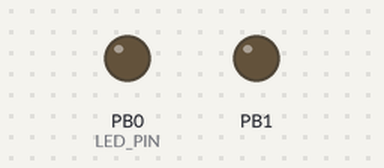
The sketch below on a simulated ATtiny85, built with avr-gcc and run on an emulated ATtiny85. Shown: output pins drawn as LEDs (lit = HIGH). Dashed ring = blinking.

Above: at 0.15 s.
At 6.06 s:
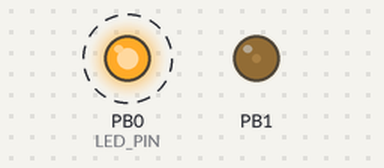
Timing chart, 0 to 6.0 s (numbered marks = the images above):
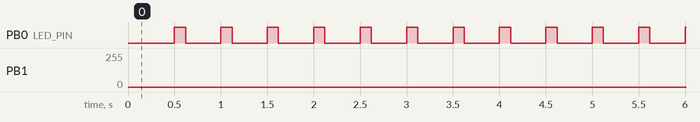

The sketch:

SpeakerTest.ino
```cpp
/*
 * Snap - Speaker (audio path) bring-up test
 * -----------------------------------------
 * The simplest possible program that proves the audio output chain works:
 * it plays a single square-wave "voice" that alternates between two clear
 * notes (A4 = 440 Hz and A5 = 880 Hz) once every TOGGLE_MS, and flashes a
 * plain LED on LED_PIN for a short pulse each time the tone changes.
 *
 * If you hear the two notes alternating and see the LED blink in time with
 * the changes, then the Timer1 + 64 MHz PLL PWM carrier, the PB1 pin, and the
 * transistor/speaker driver are all wired correctly and the 8 MHz clock/timer
 * maths of the real music engine are sound.
 *
 * This is deliberately a stripped-down build of the Phase 1 engine
 * (Phase1_MusicBox.ino): same timers, same Scale[] table, same DDS square
 * wave, but one voice at a constant amplitude and no touch / songs / EEPROM.
 *
 * PIN MAP
 *   1  PB5  RESET (ISP)
 *   2  PB3  free
 *   3  PB4  free
 *   4  GND
 *   5  PB0  LED  (plain LED + ~330R to GND, active HIGH)
 *   6  PB1  Audio PWM out (OC1A, Timer1 + 64 MHz PLL) -> speaker driver
 *   7  PB2  free
 *   8  VCC
 *
 * BUILD (arduino-cli, damellis "attiny" core)
 *   arduino-cli compile --fqbn attiny:avr:ATtinyX5:cpu=attiny85,clock=internal8 SpeakerTest
 *   arduino-cli upload  --fqbn attiny:avr:ATtinyX5:cpu=attiny85,clock=internal8 -p <PORT> SpeakerTest
 *
 * IMPORTANT: 8 MHz only. Timer0 is repurposed as the 20 kHz sample tick, which
 * fixes the 440/880 Hz tuning and removes the Arduino millis()/delay() time
 * base - the sketch counts milliseconds itself (see snapMillis()).
 */

/* ------------------------------------------------------------------ */
/*  Configuration                                                      */
/* ------------------------------------------------------------------ */

#if F_CPU != 8000000
#error "SpeakerTest targets 8 MHz (clock=internal8): the 20 kHz sample rate depends on it."
#endif

#define LED_PIN        0        // PB0 - plain LED (active HIGH)
#define TOGGLE_MS      500      // switch between the two notes every 500 ms
#define LED_FLASH_MS   120      // LED on-time after each tone change

#define DECAY          9        // matches the music engine's envelope shift
#define TONE_LEVEL    100       // square-wave amplitude, 1..127 (loudness)

/* ------------------------------------------------------------------ */
/*  Audio engine (single voice, from David Johnson-Davies - CC BY 4.0) */
/* ------------------------------------------------------------------ */

// 32 chromatic notes, G#3 .. D#6.  Sample rate is 20 kHz, so the audible
// frequency of Scale[n] is Scale[n] * 20000 / 65536 Hz.
const int Scale[] = {
    680,  721,  764,  809,  857,  908,  962, 1020, 1080, 1144, 1212, 1284,
   1361, 1442, 1528, 1618, 1715, 1817, 1925, 2039, 2160, 2289, 2425, 2569,
   2722, 2884, 3055, 3237, 3429, 3633, 3849, 4078 };

#define TONE_LOW   Scale[13]    // 1442 -> ~440 Hz (A4)
#define TONE_HIGH  Scale[25]    // 2884 -> ~880 Hz (A5)

volatile unsigned int Acc  = 0;          // phase accumulator
volatile unsigned int Freq = TONE_LOW;   // current note increment

// Millisecond time base built from the 20 kHz sample interrupt.
volatile uint32_t g_ms    = 0;
static volatile uint8_t msDiv = 0;

// 20 kHz sample interrupt: one square-wave voice -> PWM duty register.
ISR(TIMER0_COMPA_vect) {
    Acc += Freq;
    signed char temp = Acc >> 8;             // high byte of the accumulator
    signed char mask = temp >> 7;            // 0 or -1 -> square-wave sign
    signed char env  = TONE_LEVEL;           // constant amplitude (no decay)
    signed char note = (env ^ mask) + (mask & 1);
    OCR1A = note + 128;                      // 128 = silence / mid-rail

    if (++msDiv >= 20) {                     // 20000 / 20 = 1000 Hz
        msDiv = 0;
        g_ms++;
    }
}

/* ------------------------------------------------------------------ */
/*  Helpers                                                            */
/* ------------------------------------------------------------------ */

// Read the interrupt-driven millisecond counter without a torn 32-bit load.
static uint32_t snapMillis() {
    uint32_t m;
    uint8_t  sreg = SREG;
    cli();
    m = g_ms;
    SREG = sreg;
    return m;
}

// Set the note increment atomically (the ISR reads it every 50 us).
static void setFreq(unsigned int f) {
    uint8_t sreg = SREG;
    cli();
    Freq = f;
    SREG = sreg;
}

/* ------------------------------------------------------------------ */
/*  Setup / loop                                                       */
/* ------------------------------------------------------------------ */

void setup() {
    // LED output (plain digital pin).
    pinMode(LED_PIN, OUTPUT);
    digitalWrite(LED_PIN, LOW);

    // --- Audio PWM carrier: Timer1 clocked from the 64 MHz PLL, output on
    //     OC1A (PB1).  64 MHz / 256 = 250 kHz carrier, 8-bit duty.
    PLLCSR = 1 << PLLE;
    while (!(PLLCSR & (1 << PLOCK))) { /* wait for PLL lock */ }
    PLLCSR |= 1 << PCKE;

    TCCR1  = 1 << CS10 | 1 << PWM1A | 2 << COM1A0; // PLL/1, PWM A, clear on match
    OCR1C  = 0xFF;                                 // TOP = 255 (8-bit)
    OCR1A  = 128;                                  // 50% = silence
    DDRB  |= 1 << DDB1;                            // PB1 output

    // --- 20 kHz sample clock: Timer0 fast PWM, TOP=OCR0A, prescaler 8.
    //     8 MHz / (8 * (49 + 1)) = 20 kHz.
    TCCR0A = 3 << WGM00;
    TCCR0B = 1 << WGM02 | 2 << CS00;
    OCR0A  = 49;
    TIMSK  = 1 << OCIE0A;          // enable compare-match A (sample ISR)

    // Start on the low note; the first change happens after TOGGLE_MS.
    Acc = 0;
    Freq = TONE_LOW;
    g_ms = 0;
}

void loop() {
    static uint32_t lastToggle = 0;
    static uint32_t ledOffAt    = 0;
    static bool     toneHigh    = false;
    static bool     ledOn       = false;

    uint32_t now = snapMillis();

    // Alternate the tone; flash the LED on every change.
    if (now - lastToggle >= TOGGLE_MS) {
        lastToggle += TOGGLE_MS;
        toneHigh = !toneHigh;
        setFreq(toneHigh ? TONE_HIGH : TONE_LOW);

        digitalWrite(LED_PIN, HIGH);
        ledOffAt = now + LED_FLASH_MS;
        ledOn    = true;
    }

    // Turn the LED back off after the flash.
    if (ledOn && (int32_t)(now - ledOffAt) >= 0) {
        digitalWrite(LED_PIN, LOW);
        ledOn = false;
    }
}
```

Measured:
- by itself, PB0 (LED_PIN): alternates HIGH for 0.12 s and LOW for 0.38 s
